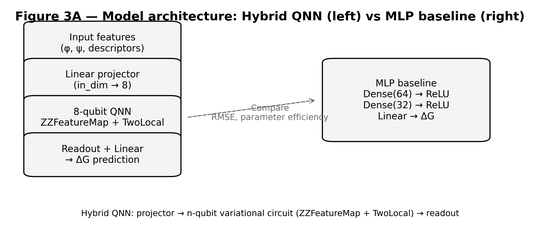
#> input picture 04_qnn_training/figures/figure_3a_architecture_comparison.png, 540 x 235 px, shrunk from 2397 x 1042 before the run
$ python combine_figure3.py
#> lines starting #> are read from the running program, lines starting #| are printed output that depends on the picture
#!/usr/bin/env python3
"""
combine_figure3.py — improved layout
Creates a composite where:
 - Figure 3A spans full width
 - Figures 3B and 3C share the middle row
 - Figure 3D spans full width

Outputs:
 - figures/figure_3_combined.png
 - figures/figure_3_combined.svg
 - figures/figure_3_combined.pdf
"""

import os
import matplotlib.pyplot as plt
import matplotlib.image as mpimg

ROOT = os.path.dirname(__file__) or "."
FIGDIR = os.path.join(ROOT, "figures")

# Input images
F3A = os.path.join(FIGDIR, "figure_3a_architecture_comparison.png")
F3B = os.path.join(FIGDIR, "figure_3b_parity_plot.png")
F3C = os.path.join(FIGDIR, "figure_3c_training_convergence.png")
F3D = os.path.join(FIGDIR, "figure_3d_parameter_efficiency.png")

imgs = {
    "A": mpimg.imread(F3A),
    "B": mpimg.imread(F3B),
    "C": mpimg.imread(F3C),
    "D": mpimg.imread(F3D),
}
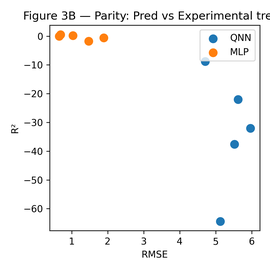
#> input picture 04_qnn_training/figures/figure_3b_parity_plot.png, 270 x 270 px, shrunk from 1200 x 1200 before the run
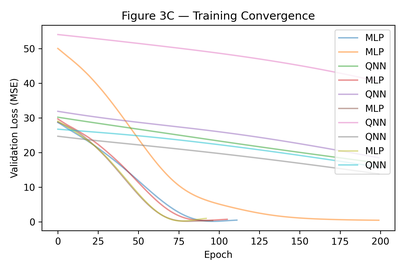
#> input picture 04_qnn_training/figures/figure_3c_training_convergence.png, 405 x 270 px, shrunk from 1800 x 1200 before the run
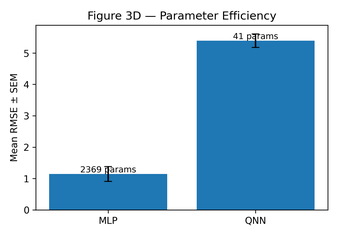
#> input picture 04_qnn_training/figures/figure_3d_parameter_efficiency.png, 338 x 236 px, shrunk from 1500 x 1050 before the run

plt.rcParams["font.family"] = "Arial"
plt.figure(figsize=(12, 14))

# -----------------------------
# FULL WIDTH — FIGURE 3A
# -----------------------------
axA = plt.subplot2grid((3, 2), (0, 0), colspan=2)
axA.imshow(imgs["A"])
axA.set_title("Figure 3A — Model Architecture", fontsize=16, weight="bold", loc='left')
axA.axis("off")

# -----------------------------
# MIDDLE ROW — 3B and 3C
# -----------------------------
axB = plt.subplot2grid((3, 2), (1, 0))
axB.imshow(imgs["B"])
axB.set_title("Figure 3B — Parity Plot", fontsize=14, weight="bold", loc='left')
axB.axis("off")

axC = plt.subplot2grid((3, 2), (1, 1))
axC.imshow(imgs["C"])
axC.set_title("Figure 3C — Training Convergence", fontsize=14, weight="bold", loc='left')
axC.axis("off")

# -----------------------------
# FULL WIDTH — FIGURE 3D
# -----------------------------
axD = plt.subplot2grid((3, 2), (2, 0), colspan=2)
axD.imshow(imgs["D"])
axD.set_title("Figure 3D — Parameter Efficiency", fontsize=16, weight="bold", loc='left')
axD.axis("off")

plt.tight_layout()

# SAVE OUTPUTS
out_png = os.path.join(FIGDIR, "figure_3_combined.png")
out_svg = os.path.join(FIGDIR, "figure_3_combined.svg")
out_pdf = os.path.join(FIGDIR, "figure_3_combined.pdf")

plt.savefig(out_png, dpi=300, bbox_inches="tight")
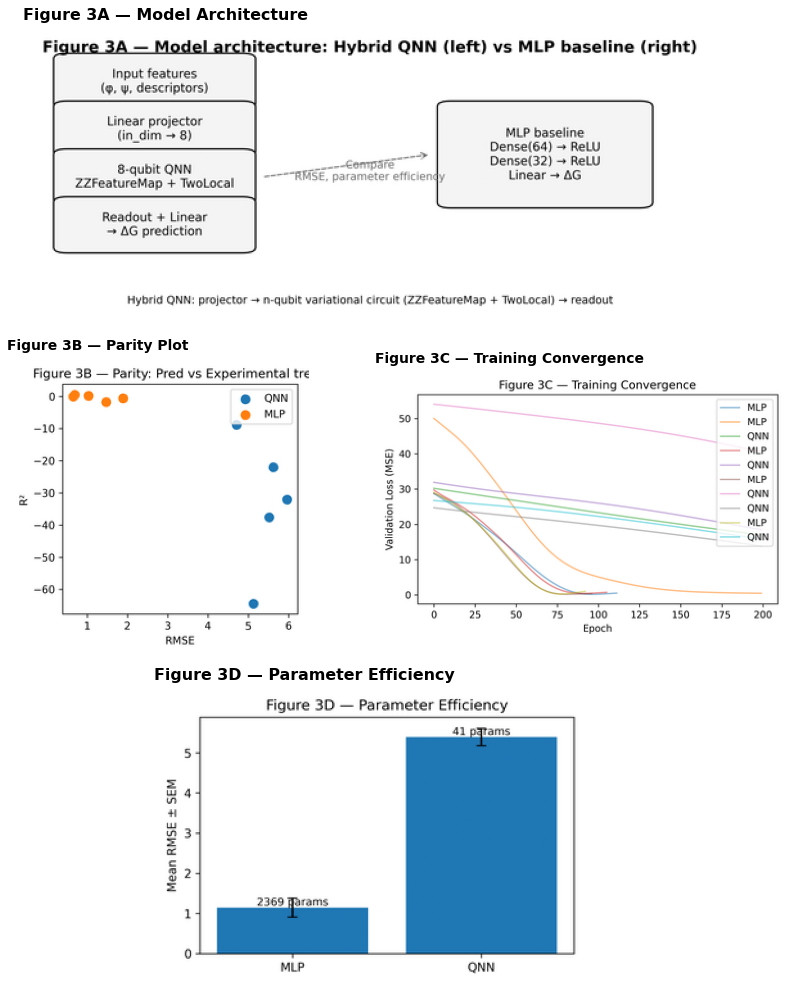
#> figure drawn by matplotlib, 4 panels
plt.savefig(out_svg, bbox_inches="tight")
plt.savefig(out_pdf, bbox_inches="tight")

print("DONE — wrote:")
print(" ", out_png)
print(" ", out_svg)
print(" ", out_pdf)
